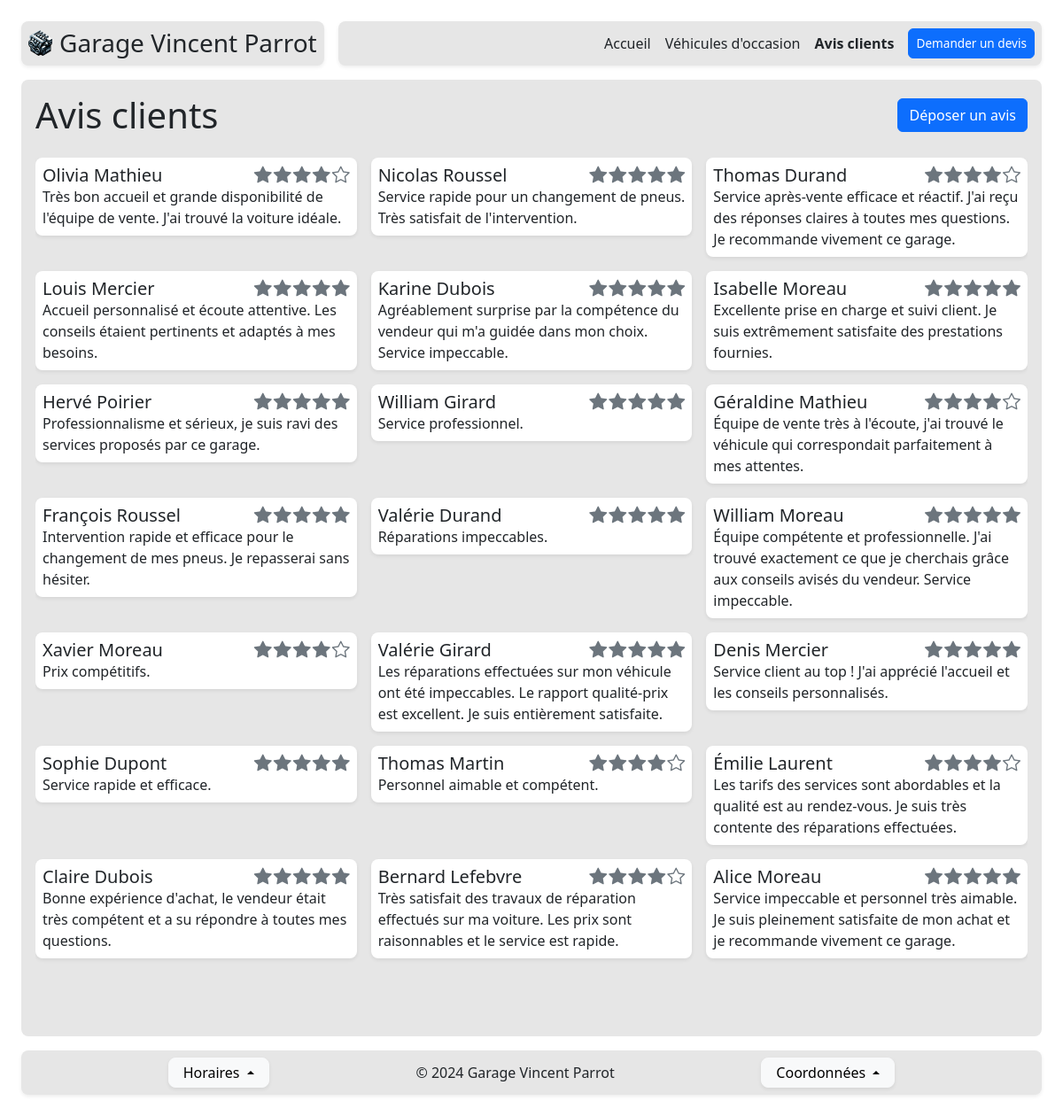
Screenshot of /index.php?p=review with the database file from the repository.
### tables this page shows
CREATE TABLE `customer_review` (
    `id` int NOT NULL AUTO_INCREMENT PRIMARY KEY,
    `full_name` varchar(100) NOT NULL,
    `review` varchar(3000) NOT NULL,
    `rating` int NOT NULL CHECK(`rating` BETWEEN 0 AND 5),
    `approved` ENUM('APPROVED', 'PENDING', 'DENIED') NOT NULL DEFAULT 'PENDING'
);

### includes/App.php (called while the page is built, shortened)
<?php
class App {
    public static function getTemplate($template, $tplVarList = []) {
        require_once("view/$template.php");
    }
}

### controller/review.php (called while the page is built, shortened)
<?php
$title = "Avis clients";
$scheduleList = Schedule::getAll();
require_once('model/CustomerReview.php');
$reviewList = CustomerReview::getAllApproved();
$sendConfirmation = false;
$tplVarList = [];
$tplVarList["title"] = $title;
$tplVarList["page"] = $page;
$tplVarList["reviewList"] = $reviewList;
$tplVarList["sendConfirmation"] = $sendConfirmation;
$tplVarList["scheduleList"] = $scheduleList;
App::getTemplate("review", $tplVarList);

### index.php (called while the page is built, shortened)
<?php
$returnJson = false;
try {
    require_once("includes/App.php");
    require_once("includes/Database.php");
    if (array_key_exists("p", $_GET)) {
        $page = $_GET["p"];
    } else if (array_key_exists("a", $_GET)) {
        $page = $_GET["a"];
        header('Content-Type: application/json');
        $returnJson = true;
    } else {
        $page = "home";
    }
    $controllerPath = "controller/$page.php";
    if (file_exists($controllerPath)) {
        require_once($controllerPath);
    } else {
        throw new Exception("Error 404: given controller '$page' is not found");
    }
} catch (\Throwable $th) {
    ob_end_clean();
    if ($returnJson) {
        echo json_encode([
            "success" => false,
            "msg" => ENVIRONMENT === "DEV" ? $th->getMessage() : null,
            "data" => null,
        ]);
    } else {
        require_once("controller/error.php");
    }
}

### includes/Database.php (called while the page is built, shortened)
<?php
class Database
{
    private static $pdo;
    private static function init()
    {
        $database_dsn = 'mysql:host=localhost;dbname=garage-vincent-parrot-db';
        $database_user = 'garage-vincent-parrot-user';
        $database_password = 'garage-vincent-parrot-password';
        try {
            self::$pdo = new PDO($database_dsn, $database_user, $database_password);
            self::$pdo->setAttribute(PDO::ATTR_ERRMODE, PDO::ERRMODE_EXCEPTION);
        } catch (PDOException $e) {
            echo "Erreur de connexion : " . $e->getMessage();
            exit;
        }
    }
    public static function query($sql, $bindList = [])
    {
        $stmt = self::$pdo->prepare($sql);
        $stmt->execute();
        if ($stmt->rowCount() > 0) {
            $data = $stmt->fetchAll(PDO::FETCH_ASSOC);
            return $data;
        } else {
            return null;
        }
    }
}

### model/CustomerReview.php (called while the page is built, shortened)
<?php
class CustomerReview
{
    public function __construct($id, $fullName, $review, $rating, $approved)
    {
        $this->fullName = $fullName;
        $this->review = $review;
        $this->rating = $rating;
    }
    public static function getAllApproved()
    {
        $data = Database::query("SELECT * FROM customer_review WHERE approved = 'APPROVED' ORDER BY id DESC;");
        $instanceList = [];
        foreach ($data as $value) {
            $instanceList[] = new self(
                $value["id"],
                $value["full_name"],
                $value["review"],
                $value["rating"],
                $value["approved"],
            );
        }
        return $instanceList;
    }
}

### view/review.php (the view, shortened to what this page needs)
<main class="w-100 flex-1 d-flex flex-column gap-3 overflow-hidden w-100 bg-150 rounded-3 p-3">
    <div class="accordion">
        <div class="accordion-item" style="background-color: transparent; border: none;">
            <div class="accordion-header d-flex justify-content-between align-items-center mb-2">
                <h1 class="mb-0"><?= $title ?></h1>
                <button class="btn btn-primary <?php if ($sendConfirmation) echo "d-none" ?>" type="button" data-bs-toggle="collapse" data-bs-target="#collapseBody">Déposer un avis</button>
            </div>
        </div>
    </div>
    <div class="flex-1 overflow-x-hidden overflow-y-auto">
        <div class="row g-3" data-masonry='{"percentPosition": true }'>
            <?php foreach ($reviewList as $review) : ?>
                <div class="col-md-6 col-lg-4">
                    <div class="bg-white rounded-3 shadow-sm p-2">
                        <div class="d-flex justify-content-between align-items-baseline">
                            <h5 class="mb-0"><?= $review->fullName ?></h5>
                            <h5 class="mb-0 d-flex flex-row align-items-center" style="gap: 2px;">
                                <?php for ($i = 0; $i < $review->rating; $i++) : ?>
                                    <i class="bi bi-star-fill" style="color: var(--bs-gray)"></i>
                                <?php endfor; ?>
                                <?php for ($i = 0; $i < (5 - $review->rating); $i++) : ?>
                                    <i class="bi bi-star" style="color: var(--bs-gray)"></i>
                                <?php endfor; ?>
                            </h5>
                        </div>
                        <p class="mb-0"><?= $review->review ?></p>
                    </div>
                </div>
            <?php endforeach; ?>
        </div>
    </div>
</main>

### static/css/common.css (style rules this page uses)
html, body { height: 100%; }
.flex-1 { flex: 1; }
header, main, footer { max-width: 1060px; }
@media (min-height: 800px) { header, main, footer { max-width: 1060px; } }
@media (min-height: 1000px) { header, main, footer { max-width: 1330px; } }
@media (min-height: 1200px) { header, main, footer { max-width: 1600px; } }
.bg-150 { background-color: hsl(0, 0%, 90%); }

### rows the page displays
customer_review: full_name "Olivia Mathieu", rating 4 (drawn), review "Très bon accueil et grande disponibilité de l'équipe de vente. J'ai trouvé la voiture idéale."
customer_review: full_name "Nicolas Roussel", rating 5 (drawn), review "Service rapide pour un changement de pneus. Très satisfait de l'intervention."
customer_review: full_name "Thomas Durand", rating 4 (drawn), review "Service après-vente efficace et réactif. J'ai reçu des réponses claires à toutes mes questions. Je recommande vivement ce garage."
customer_review: full_name "Louis Mercier", rating 5 (drawn), review "Accueil personnalisé et écoute attentive. Les conseils étaient pertinents et adaptés à mes besoins."
customer_review: full_name "Karine Dubois", rating 5 (drawn), review "Agréablement surprise par la compétence du vendeur qui m'a guidée dans mon choix. Service impeccable."
customer_review: full_name "Isabelle Moreau", rating 5 (drawn), review "Excellente prise en charge et suivi client. Je suis extrêmement satisfaite des prestations fournies."
customer_review: full_name "Hervé Poirier", rating 5 (drawn), review "Professionnalisme et sérieux, je suis ravi des services proposés par ce garage."
customer_review: full_name "William Girard", rating 5 (drawn), review "Service professionnel."
customer_review: full_name "Géraldine Mathieu", rating 4 (drawn), review "Équipe de vente très à l'écoute, j'ai trouvé le véhicule qui correspondait parfaitement à mes attentes."
customer_review: full_name "François Roussel", rating 5 (drawn), review "Intervention rapide et efficace pour le changement de mes pneus. Je repasserai sans hésiter."
customer_review: full_name "Valérie Durand", rating 5 (drawn), review "Réparations impeccables."
customer_review: full_name "William Moreau", rating 5 (drawn), review "Équipe compétente et professionnelle. J'ai trouvé exactement ce que je cherchais grâce aux conseils avisés du vendeur. Service impeccable."
customer_review: full_name "Xavier Moreau", rating 4 (drawn), review "Prix compétitifs."
customer_review: full_name "Valérie Girard", rating 5 (drawn), review "Les réparations effectuées sur mon véhicule ont été impeccables. Le rapport qualité-prix est excellent. Je suis entièrement satisfaite."
customer_review: full_name "Denis Mercier", rating 5 (drawn), review "Service client au top ! J'ai apprécié l'accueil et les conseils personnalisés."
customer_review: full_name "Sophie Dupont", rating 5 (drawn), review "Service rapide et efficace."
customer_review: full_name "Thomas Martin", rating 4 (drawn), review "Personnel aimable et compétent."
customer_review: full_name "Émilie Laurent", rating 4 (drawn), review "Les tarifs des services sont abordables et la qualité est au rendez-vous. Je suis très contente des réparations effectuées."
customer_review: full_name "Claire Dubois", rating 5 (drawn), review "Bonne expérience d'achat, le vendeur était très compétent et a su répondre à toutes mes questions."
customer_review: full_name "Bernard Lefebvre", rating 4 (drawn), review "Très satisfait des travaux de réparation effectués sur ma voiture. Les prix sont raisonnables et le service est rapide."
customer_review: full_name "Alice Moreau", rating 5 (drawn), review "Service impeccable et personnel très aimable. Je suis pleinement satisfaite de mon achat et je recommande vivement ce garage."

### other values shown
$title "Avis clients"
